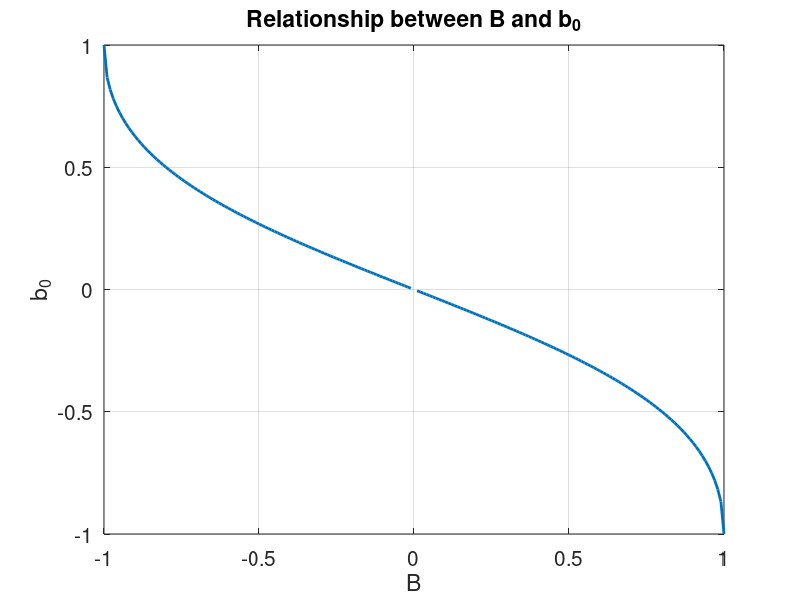

MATLAB code to generate this figure: (Note: this script raises an error after producing the figure.)
% plot B vs. b0
B = -1:0.01:1;
b0 = (sqrt(1 - B.^2) - 1)./B;
saveDissertationFigures = 1;

figure
plot(B, b0, 'linewidth', 2);
xlabel('B');
ylabel('b_0');
title('Relationship between B and b_0')
grid on
set(gca, 'FontSize', 15)
if saveDissertationFigures==1
    fig = gcf;
    fig.PaperUnits = 'inches';
    fig.PaperPosition = [0 0 6 2.5];
    saveas(gcf, 'figures/BVsb0', 'epsc')
end
